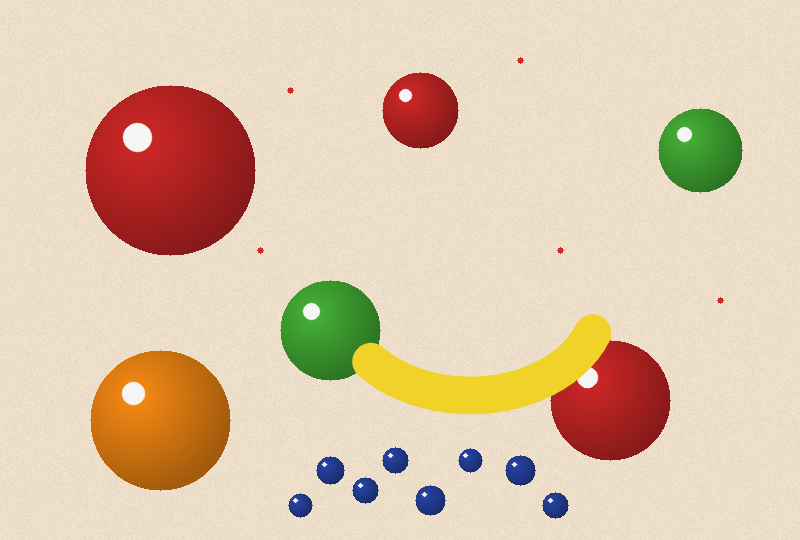
#> input picture sesion-04-opencv-rally/lecciones/imagenes/frutas.png, 800 x 540 px, given in place of the camera
$ python 03_detectar_y_centrar.py
#> lines starting #> are read from the running program, lines starting #| are printed output that depends on the picture; after the words box and inside, x2 and y2 are one past the last pixel; in counts of white or black regions, pixels touching at a corner belong together
import cv2

BAJO = (40, 70, 50)
ALTO = (85, 255, 255)
AREA_MINIMA = 500

camara = cv2.VideoCapture(0)

while True:
    ok, frame = camara.read()
#> frame is the input picture: shape (540, 800, 3); mean B, G, R 170.6, 198, 221.8
    if not ok:
        break

    alto, ancho = frame.shape[:2]
#> alto = 540; ancho = 800
    centro_frame = (ancho // 2, alto // 2)
#> centro_frame = (400, 270)
    hsv = cv2.cvtColor(frame, cv2.COLOR_BGR2HSV)
#> hsv: shape (540, 800, 3); mean H, S, V 18.6, 69.5, 225.4
    mascara = cv2.inRange(hsv, BAJO, ALTO)
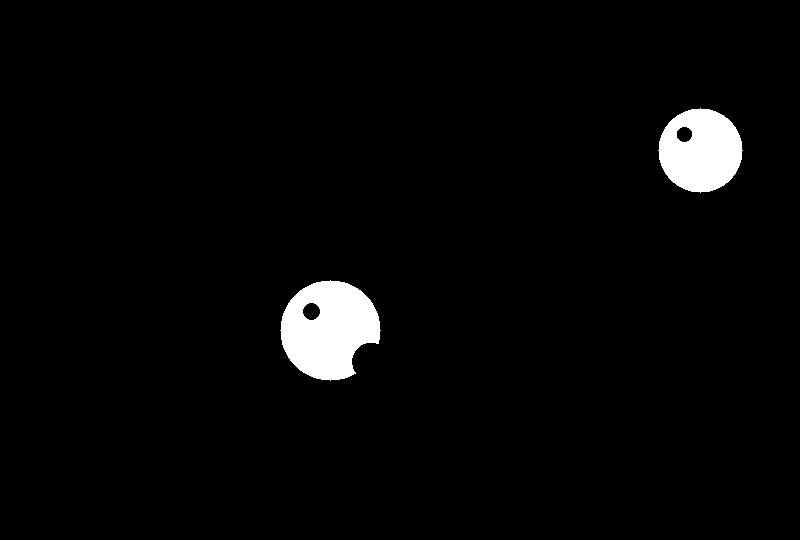
#> mascara: shape (540, 800); 2.9% white; 2 white regions
    contornos, _ = cv2.findContours(mascara, cv2.RETR_EXTERNAL, cv2.CHAIN_APPROX_SIMPLE)
#> contornos = 2 contours; box (x1, y1, x2, y2) and area: (280, 280, 381, 381) 7224, (658, 108, 743, 193) 5406

    cv2.drawMarker(frame, centro_frame, (255, 255, 255), cv2.MARKER_CROSS, 24, 2)
#> frame: shape (540, 800, 3); 0.03% of pixels changed, all inside (x1, y1, x2, y2) = (387, 257, 414, 284)

    candidatos = [c for c in contornos if cv2.contourArea(c) >= AREA_MINIMA]
#> candidatos has the same summary as contornos
    if candidatos:
        contorno = max(candidatos, key=cv2.contourArea)
#> contorno = contour of 150 points, box (x1, y1, x2, y2) (280, 280, 381, 381), area 7224
        x, y, ancho_objeto, alto_objeto = cv2.boundingRect(contorno)
#> x = 280; y = 280; ancho_objeto = 101; alto_objeto = 101
        # ✏️ COMPLETA: calcula el centro del rectangulo detectado.
        centro_objeto = (x,y)
#> centro_objeto = (280, 280)
        cv2.rectangle(frame, (x, y), (x + ancho_objeto, y + alto_objeto), (0, 255, 0), 2)
        cv2.circle(frame, centro_objeto, 6, (0, 0, 255), -1)
#> frame: shape (540, 800, 3); mean B, G, R 170.1, 198.1, 221.1
        cv2.line(frame, centro_frame, centro_objeto, (255, 0, 0), 2)
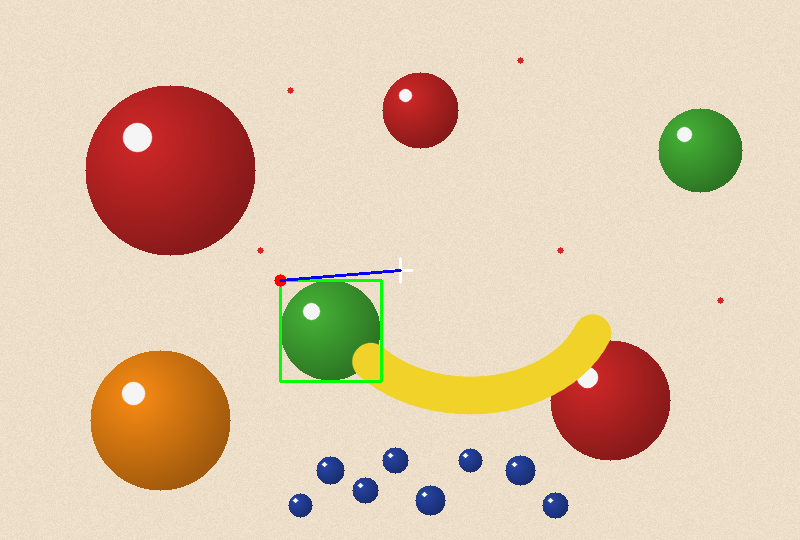
#> frame: shape (540, 800, 3); mean B, G, R 170.1, 197.9, 221

    cv2.imshow("Objeto y centro del frame", frame)
    cv2.imshow("Mascara del color", mascara)
    if cv2.waitKey(1) & 0xFF == ord("q"):
#> (key q is pressed here)
        break

camara.release()
cv2.destroyAllWindows()

$ run again, on sesion-04-opencv-rally/lecciones/imagenes/manzana.png
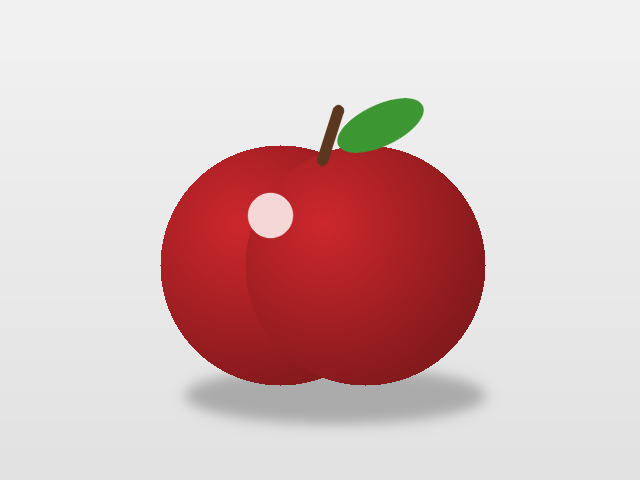
#> input picture sesion-04-opencv-rally/lecciones/imagenes/manzana.png, 640 x 480 px, given in place of the camera
#> frame is the input picture: shape (480, 640, 3); mean B, G, R 188.6, 188.8, 215.7
#> hsv: shape (480, 640, 3); mean H, S, V 37.4, 44.6, 216.6
#> `mascara = cv2.inRange(hsv, BAJO, ALTO)`:
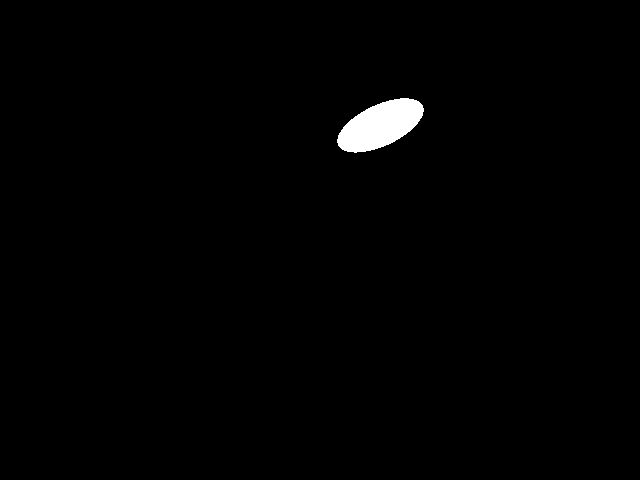
#> mascara: shape (480, 640); 0.98% white; 1 white region
#> contornos = 1 contour; box (x1, y1, x2, y2) and area: (337, 98, 424, 153) 2924
#> candidatos has the same summary as contornos
#> contorno = contour of 104 points, box (x1, y1, x2, y2) (337, 98, 424, 153), area 2924
#> x = 337; y = 98; ancho_objeto = 87; alto_objeto = 55
#> centro_objeto = (337, 98)
#> `cv2.line(frame, centro_frame, centro_objeto, (255, 0, 0), 2)`:
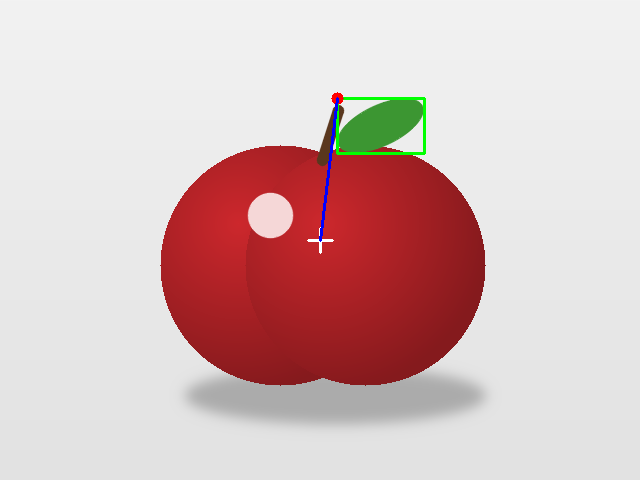
#> frame: shape (480, 640, 3); mean B, G, R 188.5, 189, 215
